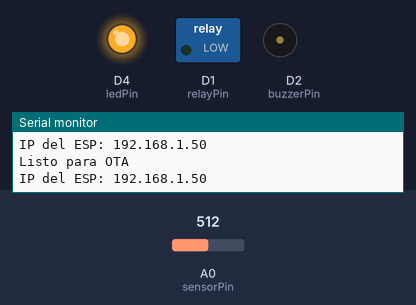
The program below on a simulated ESP8266 (NodeMCU). On the bench: switched loads named in the program (green lamp = pin HIGH), output pins drawn as LEDs (lit = HIGH), buzzer (waves = sounding, pin HIGH), the last lines printed to the serial monitor. The inputs (shaded band) are chosen by the test bench; at power-on: A0 (sensorPin) = 512. WiFi joins after 1.5 s; servers stay silent unless stated; uploads are accepted with an empty reply.

Above: at 10.2 s.
At 23.3 s:
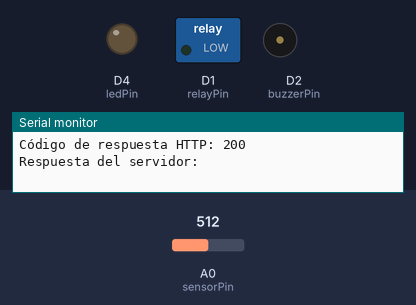
Timing chart, 0 to 44.1 s (numbered marks = the images above):
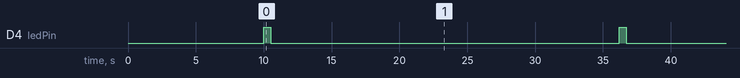

Measured:
- by itself, D4 (ledPin): alternates HIGH for 0.50 s and LOW for 25.7 s

The program:

main.cpp
```cpp
#include <Arduino.h>
#include <ESP8266WiFi.h>
#include <ESP8266HTTPClient.h>
#include <ArduinoOTA.h>

const char* ssid = "Personal-401 2.4GHz";
const char* password = "D454C15401";
const char* serverUrl = "http://192.168.0.29/guardar_datos.php";

const int sensorPin = A0; // Pin analógico para el sensor de humedad
const int relayPin = D1; // Pin digital para el relay (controla la bomba)
const int buzzerPin = D2; // Pin digital para el buzzer

const int humidityThreshold = 800; // Valor umbral para activar la bomba
const int pumpDuration = 5000; // Duración en ms para la bomba

const int ledPin = D4; // El pin del LED integrado

WiFiClient wifiClient;

void setup() {
  Serial.begin(115200);
    pinMode(ledPin, OUTPUT); // Configura el pin del LED como salida
  pinMode(relayPin, OUTPUT);
  pinMode(buzzerPin, OUTPUT);
  digitalWrite(relayPin, LOW);

  // Conectar a la red WiFi
  WiFi.mode(WIFI_STA);
  WiFi.begin(ssid, password);

  while (WiFi.status() != WL_CONNECTED) {
    Serial.println("Conectando a WiFi...");
    delay(10000);
  }

  Serial.println("Conectado a WiFi");
  Serial.print("IP del ESP: ");
  Serial.println(WiFi.localIP());

  // Configuración de OTA
  ArduinoOTA.onStart([]() {
    String type;
    if (ArduinoOTA.getCommand() == U_FLASH) {
      type = "sketch";
    } else { // U_SPIFFS
      type = "filesystem";
    }
    Serial.println("Inicio de actualización: " + type);
  });

  ArduinoOTA.onEnd([]() {
    Serial.println("\nFin de la actualización");
  });

  ArduinoOTA.onProgress([](unsigned int progress, unsigned int total) {
    Serial.printf("Progreso: %u%%\r", (progress / (total / 100)));
  });

  ArduinoOTA.onError([](ota_error_t error) {
    Serial.printf("Error[%u]: ", error);
    if (error == OTA_AUTH_ERROR) {
      Serial.println("Error de autenticación");
    } else if (error == OTA_BEGIN_ERROR) {
      Serial.println("Error al comenzar");
    } else if (error == OTA_CONNECT_ERROR) {
      Serial.println("Error de conexión");
    } else if (error == OTA_RECEIVE_ERROR) {
      Serial.println("Error de recepción");
    } else if (error == OTA_END_ERROR) {
      Serial.println("Error al finalizar");
    }
  });

  ArduinoOTA.begin();
  Serial.println("Listo para OTA");
}

void loop() {
  Serial.print("IP del ESP: ");
  Serial.println(WiFi.localIP());

  digitalWrite(ledPin, HIGH); // Enciende el LED
  delay(500);                // Espera 500 ms
  digitalWrite(ledPin, LOW);  // Apaga el LED
  delay(500);                // Espera 500 ms

  // Ejecutar OTA
  ArduinoOTA.handle();

  // Leer sensor de humedad
  int humedad = analogRead(sensorPin);
  Serial.print("Humedad: ");
  Serial.println(humedad);

  // Controlar la bomba y el buzzer
  if (humedad > humidityThreshold) {
    digitalWrite(relayPin, HIGH);
    tone(buzzerPin, 1000);
    delay(pumpDuration);
    digitalWrite(relayPin, LOW);
    noTone(buzzerPin);
    delay(8000); // Espera después de activar la bomba
  } else {
    delay(5000); // Espera si la humedad está por debajo del umbral
  }

  // Enviar datos al servidor si está conectado a WiFi
  if (WiFi.status() == WL_CONNECTED) {
    HTTPClient http;
    http.begin(wifiClient, serverUrl);

    Serial.print("Intentando conectar a: ");
    Serial.println(serverUrl);

    http.addHeader("Content-Type", "application/x-www-form-urlencoded");

    String postData = "humedad=" + String(humedad) + "&voltaje=0"; // Actualiza el voltaje si es necesario

    int httpResponseCode = http.POST(postData);
    Serial.print("Código de respuesta HTTP: ");
    Serial.println(httpResponseCode);

    if (httpResponseCode > 0) {
        String response = http.getString();
        Serial.println("Respuesta del servidor:");
        Serial.println(response);
    } else {
        Serial.print("Error en el envío de datos. Código de error: ");
        Serial.println(httpResponseCode);
        Serial.print("Descripción del error: ");
        Serial.println(http.errorToString(httpResponseCode));
    }

    http.end();
  } else {
    Serial.println("No conectado a WiFi");
  }

  delay(20000); // Espera antes de la próxima lectura
}
```
